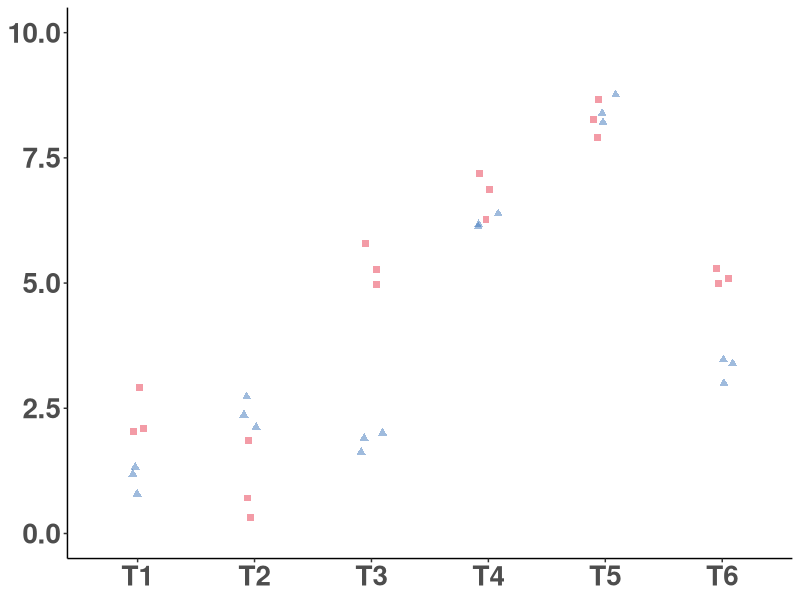

Reproduce this figure in R. (Note: this script raises an error after producing the figure.)
library(tidyverse)

#### 1.0 Make mock plots to explain LM and VIPCAL methods.

library(tidyverse)
library(ggsci)
{
  
df<- data.frame(Timepoint = rep(c('T1', 'T2', 'T3',
                                  'T4', 'T5', 'T6'),6),
                Sample_Type = c(rep('VP', 18),
                                rep('VPC', 18)),
                Replicate = c(rep(1, 6), rep(2, 6), rep(3, 6),
                              rep(4, 6), rep(5, 6), rep(6, 6)),
                Count = c(2.0, 0.7, 5.0, 6.9, 8.7, 5.0,
                          2.1, 0.3, 5.3, 6.3, 8.3, 5.3,
                          2.9, 1.9, 5.8, 7.2, 7.9, 5.1,
                          1.2, 2.1, 2.0, 6.2, 8.4, 3.0,
                          1.3, 2.4, 1.9, 6.4, 8.2, 3.4,
                          0.8, 2.7, 1.6, 6.1, 8.8, 3.5)
)


df <- df %>% group_by(Sample_Type, Replicate, Timepoint)
df$Sample_Type<- factor(df$Sample_Type, levels = c('VP', 'VPC', 'Diff'))
#Mean and SE
df2<- df%>% group_by(Sample_Type, Timepoint) %>%
  summarise(mean = mean(Count), se = plotrix::std.error(Count)) %>%
  as.data.frame()%>%
  mutate(Timepoint= as.factor(Timepoint))%>%
  mutate(Sample_Type= as.factor(Sample_Type))

df3_a<- df2 %>%
  select(-se)%>%
  pivot_wider(names_from = Sample_Type,
              values_from = c(mean))%>%
  mutate(Diff = VPC - VP)%>%
  pivot_longer(cols = -Timepoint,
               names_to = 'Sample_Type',
               values_to = 'mean')


df3_b<- df2 %>%
  select(-mean)%>%
  pivot_wider(names_from = Sample_Type,
              values_from = c(se))%>%
  mutate(Diff = VPC - VP)%>%
  pivot_longer(cols = -Timepoint,
               names_to = 'Sample_Type',
               values_to = 'se')
df3<- merge(df3_a, df3_b, by.x = c('Timepoint', 'Sample_Type'),
            by.y = c('Timepoint', 'Sample_Type'))

df3$Sample_Type<- factor(df3$Sample_Type, levels = c('VP', 'VPC', 'Diff'))


}


cols<- c("VP" = '#e8384fff',
         "VPC" = '#4178bcff',
         "Diff" = '#ebb81cff')
shape<- c("VP" = 15,
          "VPC" = 17,
          "Diff" = 19)

#linear background plot with VP and VPC
bp<- ggplot(data = df, aes(x = as.factor(Timepoint), y = Count, color = Sample_Type, fill = Sample_Type, shape = Sample_Type))+
  geom_point(alpha = 0.5,
             size =2.0,
             position = position_jitter(width = 0.1))+
  scale_shape_manual(values = c(15, 17))+
  theme_classic()+
  xlab("Timepoints")+
  ylab("Viral Counts")+
  labs(color = 'Treatments', shape = 'Treatments')+
  scale_color_manual(values = cols)+
  theme(legend.position = 'none',
        axis.text = element_text(size = 20, 
                                 face = 'bold'),
        axis.title = element_blank())+
  ylim(0,10)

bp




#####MAIN PLOTS####
theme_mockplots<- theme(legend.position = 'none',
                        panel.border = element_rect(colour = "black", fill=NA, linewidth=2),
                        panel.background = element_rect(fill = NA),
                        axis.text = element_text(size = 10, 
                                                 face = 'bold'),
                        axis.title = element_blank())

#lm - vp

lm_1<- ggplot(data = df %>% filter(Sample_Type == 'VP'), aes(x = as.factor(Timepoint), y = Count, color = Sample_Type, fill = Sample_Type, shape = Sample_Type))+
  geom_point(alpha = .8,
             size =2.0,
             position = position_jitter(width = 0.1))+
  scale_shape_manual(values = c(15, 17))+
  theme_bw()+
  xlab("Timepoints")+
  ylab("Viral Counts")+
  labs(color = 'Treatments', shape = 'Treatments')+
  scale_color_manual(values = cols)+
  theme_mockplots+
  ylim(-4,10)+
  geom_smooth(aes(group = Replicate), method = 'lm', se = F, alpha = 0.1, size = 0.5)

#LM - VPC
lm_2<- ggplot(data = df %>% filter(Sample_Type == 'VPC'), aes(x = as.factor(Timepoint), y = Count, color = Sample_Type, fill = Sample_Type, shape = Sample_Type))+
  geom_point(alpha = 0.8,
             size =2.0,
             position = position_jitter(width = 0.1))+
  scale_shape_manual(values = c(15, 17))+
  theme_bw()+
  xlab("Timepoints")+
  ylab("Viral Counts")+
  labs(color = 'Treatments', shape = 'Treatments')+
  scale_color_manual(values = cols)+
  theme_mockplots+
  ylim(-4,10)+
  geom_smooth(aes(group = Replicate), method = 'lm', se = F, alpha = 0.1, size = 0.5)

#LM -VP VPC
lm_3<- ggplot(data = df , aes(x = as.factor(Timepoint), y = Count, color = Sample_Type, fill = Sample_Type, shape = Sample_Type))+
  geom_point(alpha = 0.8,
             size =2.0,
             position = position_jitter(width = 0.1))+
  scale_shape_manual(values = c(15, 17))+
  theme_bw()+
  xlab("Timepoints")+
  ylab("Viral Counts")+
  labs(color = 'Treatments', shape = 'Treatments')+
  scale_color_manual(values = cols)+
  theme_mockplots+
  ylim(-4,10)+
  geom_smooth(aes(group = Replicate), method = 'lm', se = F, alpha = 0.1, size = 0.5)



#vpcl - vp

vpcl_1<-ggplot(data = df %>% filter(Sample_Type == 'VP'), aes(x = as.factor(Timepoint), y = Count, color = Sample_Type, fill = Sample_Type, shape = Sample_Type))+
  geom_point(alpha = 0.2,
             size =2.0,
             position = position_jitter(width = 0.1))+
  scale_shape_manual(values = shape)+
  theme_bw()+
  xlab("Timepoints")+
  ylab("Viral Counts")+
  labs(color = 'Treatments', shape = 'Treatments')+
  scale_color_manual(values = cols)+
  theme_mockplots+
  ylim(-4,10)+
  geom_point(data = df3 %>% filter(Sample_Type == 'VP') ,aes(x = as.factor(Timepoint), y = mean, 
                                                              color = Sample_Type, fill = Sample_Type, 
                                                              shape = Sample_Type), alpha = 1, size =2.0) +
  geom_line(data = df3 %>% filter(Sample_Type == 'VP'),
            aes(y = mean, group = Sample_Type),alpha = 1, size = 0.5)

#vpcl -vpc

vpcl_2<-ggplot(data = df %>% filter(Sample_Type == 'VPC'), aes(x = as.factor(Timepoint), y = Count, color = Sample_Type, fill = Sample_Type, shape = Sample_Type))+
  geom_point(alpha = 0.2,
             size = 2.0,
             position = position_jitter(width = 0.1))+
  scale_shape_manual(values = shape)+
  theme_bw()+
  xlab("Timepoints")+
  ylab("Viral Counts")+
  labs(color = 'Treatments', shape = 'Treatments')+
  scale_color_manual(values = cols)+
  theme_mockplots+
  ylim(-4,10)+
  geom_point(data = df3 %>% filter(Sample_Type == 'VPC') ,aes(x = as.factor(Timepoint), y = mean, 
                                                              color = Sample_Type, fill = Sample_Type, 
                                                              shape = Sample_Type), alpha = 1, size = 2.0) +
  geom_line(data = df3 %>% filter(Sample_Type == 'VPC'),
            aes(y = mean, group = Sample_Type),alpha = 1, size = 0.5)

#vpcl - vp vpc diff

vpcl_3<- ggplot(data = df, aes(x = as.factor(Timepoint), y = Count, color = Sample_Type, fill = Sample_Type, shape = Sample_Type))+
  geom_point(alpha = 0.2,
             size = 2.0,
             position = position_jitter(width = 0.1))+
  scale_shape_manual(values = shape)+
  theme_bw()+
  xlab("Timepoints")+
  ylab("Viral Counts")+
  labs(color = 'Treatments', shape = 'Treatments')+
  scale_color_manual(values = cols)+
  theme_mockplots+
  ylim(-4,10)+
  geom_point(data = df3 ,aes(x = as.factor(Timepoint), y = mean, 
                             color = Sample_Type, fill = Sample_Type, 
                             shape = Sample_Type), alpha = 1, size = 2.0) +
  geom_line(data = df3 %>% filter(Sample_Type != 'Diff'),
            aes(y = mean, group = Sample_Type),alpha = 0.2, size = 0.5)+
  geom_line(data = df3 %>% filter(Sample_Type == 'Diff'),
            aes(y = mean, group = Sample_Type),alpha = 1, size = 0.5)


plot_grid(lm_1, lm_2, lm_3,
          vpcl_1, vpcl_2, vpcl_3,
          nrow = 2) #PLOT: LM VS VIPCAL MOCKPLOTS####



og_plots_list<- list(lm_1, vpcl_1, lm_2, vpcl_2, lm_3, vpcl_3)
og_plots_list_name<- c('LM_1', 'VPCL_1',
                       'LM_2', 'VPCL_2',
                       'LM_3', 'VPCL_3')

for (i in 1:6){
  print(i)
  
  ggsave(filename = paste0(og_plots_list_name[i], ".svg"),
         plot = og_plots_list[[i]],
         device = 'svg',
         width = 4,
         height = 4,
         dpi = 800,
         units = 'in')
 
}


# Add the Y-axis titles
titles <- ggdraw() + 
  draw_label("Linear Regression", x = 0.1, y = 0.8, hjust = 0, vjust = 0.5, fontface = 'bold') + 
  draw_label("VIPCAL", x = 0.1, y = 0.3, hjust = 0, vjust = 0.5, fontface = 'bold') + 
  theme(plot.margin = margin(0, 0, 0, 7 * 1.2),  # Adjust the margin to make it more centered
        plot.background = element_rect(fill = "white"))

# For top titles (VP, VPC, and Diff)
vp_label <- ggdraw() + 
  draw_label("VP", x = 0.2, y = 0.5, fontface = 'bold') + 
  theme(plot.margin = margin(0, 3.8 * 1.2, 0, 0),  # Adjust the margin to make it centered
        plot.background = element_rect(fill = "white"))

vpc_label <- ggdraw() + 
  draw_label("VPC", x = 0.5, y = 0.5, fontface = 'bold') + 
  theme(plot.background = element_rect(fill = "white"))

diff_label <- ggdraw() + 
  draw_label("Diff", x = 0.8, y = 0.5, fontface = 'bold') + 
  theme(plot.margin = margin(0, 0, 0, 3.8 * 1.2),  # Adjust the margin to make it centered
        plot.background = element_rect(fill = "white"))

# Combine everything
plot_grid(vp_label, lm_1, vpcl_1, 
          ncol = 1,
          axis = "tblr")

full_plot <- plot_grid(NULL, titles, lm_1, lm_2, lm_3, vp_label, vpc_label, diff_label,  vpcl_1, vpcl_2, vpcl_3, 
                       ncol = 3, align = 'v', axis = 'l', rel_widths = c(1, 4, 4, 4))

print(full_plot)
